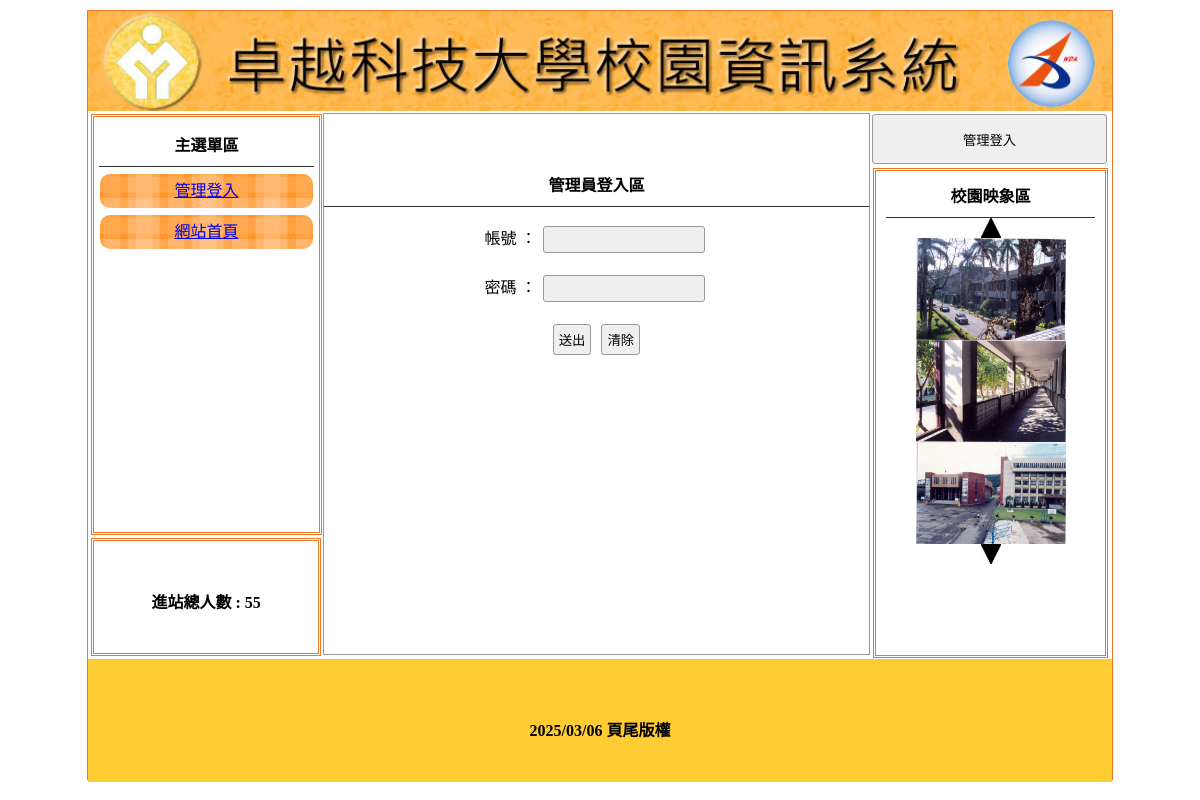
Page /index.php?do=login on the committed database.
### tables this page shows
CREATE TABLE `title` (
  `id` int(11) NOT NULL,
  `img` text NOT NULL,
  `text` text NOT NULL,
  `sh` int(1) NOT NULL
);

CREATE TABLE `menu` (
  `id` int(11) NOT NULL,
  `text` text NOT NULL,
  `sh` int(1) NOT NULL DEFAULT 1,
  `main_id` int(10) NOT NULL DEFAULT 0,
  `link` text NOT NULL
);

CREATE TABLE `total` (
  `id` int(10) UNSIGNED NOT NULL,
  `total` int(10) NOT NULL COMMENT '進站人數'
);

CREATE TABLE `image` (
  `id` int(10) UNSIGNED NOT NULL,
  `img` text NOT NULL,
  `sh` int(1) NOT NULL DEFAULT 1
);

CREATE TABLE `bottom` (
  `id` int(11) NOT NULL,
  `text` text NOT NULL COMMENT '版權'
);

### api/db.php (called while the page is built, shortened)
<?php
class DB{
    protected $table;
    protected $pdo;
    protected $dsn="mysql:host=localhost;charset=utf8;dbname=db03_z01l1;";
    public function __construct($table) {
        $this->table = $table;
        $this->pdo=new pdo($this->dsn,'root','');
    }
    function fetchAll($sql){
        return $this->pdo->query($sql)->fetchAll(PDO::FETCH_ASSOC);
    }
    function fetchOne($sql){
        return $this->pdo->query($sql)->fetch(PDO::FETCH_ASSOC);
    }
    function a2s($array){
        $tmp=[];
        foreach ($array as $key => $val) {
            $tmp[]="`$key`='$val'";
        }
        return $tmp;
    }
    function all(...$array){
        $sql = "SELECT * FROM $this->table";
        if(!empty($array[0])){
            if(is_array($array[0])){
                $where= $this->a2s($array[0]);
                $sql .= " where ".join(" && ",$where);
            }else{
                $sql .= $array[0];
            }
        }if(!empty($array[1])){
            $sql .= $array[1];
        }
        return $this->fetchAll($sql);
    }
    function find($id){
        $sql = "SELECT * FROM $this->table";
        if(is_array($id)){
            $where= $this->a2s($id);
            $sql .= " where ".join(" && ",$where);
        }else{
            $sql .= " where `id`='$id' ";
        }
        return $this->fetchOne($sql);
    }
}
$Title=new db("title");
$Total=new db("total");
$Bottom=new db("bottom");
$Image=new db("image");
$Menu=new db("menu");

### index.php (the view, shortened to what this page needs)
<?php
include_once "./api/db.php";
$menus=$Menu->all(['main_id'=>0]);
?>
<!DOCTYPE html
    PUBLIC "-//W3C//DTD XHTML 1.0 Transitional//EN" "http://www.w3.org/TR/xhtml1/DTD/xhtml1-transitional.dtd">
<html xmlns="http://www.w3.org/1999/xhtml">
<head>
    <link href="./css/css.css" rel="stylesheet" type="text/css">
</head>
<body>
    <div id="main">
        <a title="" href="index.php">
            <div class="ti" style="background:url(./upload/<?=$Title->find(['sh'=>1])['img'];?>); background-size:cover;"></div>
        </a>
        <div id="ms">
            <div id="lf" style="float:left;">
                <div id="menuput" class="dbor">
                    <span class="t botli">主選單區</span>
                        <?php
                        foreach ($menus as $menu) :
                        ?>
                    <div class="mainmu cent">
                        <a href="<?=$menu['link'];?>">
                        <?=$menu['text'];?>
                        </a>
                    </div>
                    <?php endforeach; ?>
                </div>
                <div class="dbor" style="margin:3px; width:95%; height:20%; line-height:100px;">
                    <span class="t">進站總人數 :
                    <?=$Total->find(1)['total'];?> </span>
                </div>
            </div>
            <div class="di di ad" style="height:540px; width:23%; padding:0px; margin-left:22px; float:left; ">
                <?php
				if(isset($_SESSION['user'])): ?>
                <button style="width:100%; margin-left:auto; margin-right:auto; margin-top:2px; height:50px;"
                    onclick="lo('admin.php')">進入管理</button>
                <?php else : ?>
                <button style="width:100%; margin-left:auto; margin-right:auto; margin-top:2px; height:50px;"
                    onclick="lo('?do=login')">管理登入</button>
                <?php
				endif ;
				?>
                <div style="width:89%; height:480px;" class="dbor cent">
                    <span class="t botli">校園映象區</span>
                    <div class="cent" id=up onclick="pp(1)">
                        <img src="./icon/up.jpg" alt="">
                    </div>
                    <?php
                    $imgs=$Image->all(['sh'=>1]);
                    foreach ($imgs as $idx=>$img) : ?>
                    <div class="im" id=ssaa<?=$idx;?>>
                            <img src="./upload/<?=$img['img'];?>" style="width: 150px;">
                    </div>
                   <?php endforeach ;?>
                    <div class="cent" id=up onclick="pp(2)">
                        <img src="./icon/dn.jpg" alt="">
                    </div>
                </div>
            </div>
        </div>
        <div
            style="width:1024px; left:0px; position:relative; background:#FC3; margin-top:4px; height:123px; display:block;">
            <span class="t" style="line-height:123px;">            <?=$Bottom->find(1)['text'];?></span>
        </div>
    </div>
</body>
</html>

### css/css.css (style rules this page uses)
body { padding: 0px; margin: 0px; }
#main { width: 1024px; height: 768px; margin: 10px auto 10px auto; border: #EE7728 1px solid; position: relative; }
.ti { width: 100%; height: 100px; position: relative; background-size: cover; background-repeat: no-repeat; }
.dbor { border: #EE7728 double 3px; margin: 1px; padding: 2px 10px 2px 10px; }
.t { font-weight: 800; display: block; text-align: center; padding: 10px 1px 10px 1px; }
.botli { border-bottom: #333 1px solid; }
.mainmu { position: relative; border-radius: 10px; background: url(../icon/menu.fw.png) center no-repeat; background-size: cover; line-height: 30px; padding: 2px 10px 2px 10px; margin: 7px 1px 7px 1px; }
#lf { height: 540px; width: 21%; display: inline-block; }
#menuput { width: 100%; height: 75%; position: relative; padding: 5px; display: block; margin: 3px; }
.di { display: inline-block; }
.ad { margin: 1px; padding: 2px 10px 2px 10px; }
.cent { text-align: center; }
input, button { border: #999 1px solid; border-radius: 3px; background: #EFEFEF; padding: 5px; margin: 3px; }

### rows in the picture
title: img (picture)
menu: text "管理登入"
menu: text "網站首頁"
total: total "55"
image: img (picture)
image: img (picture)
image: img (picture)
bottom: text "2025/03/06 頁尾版權"
